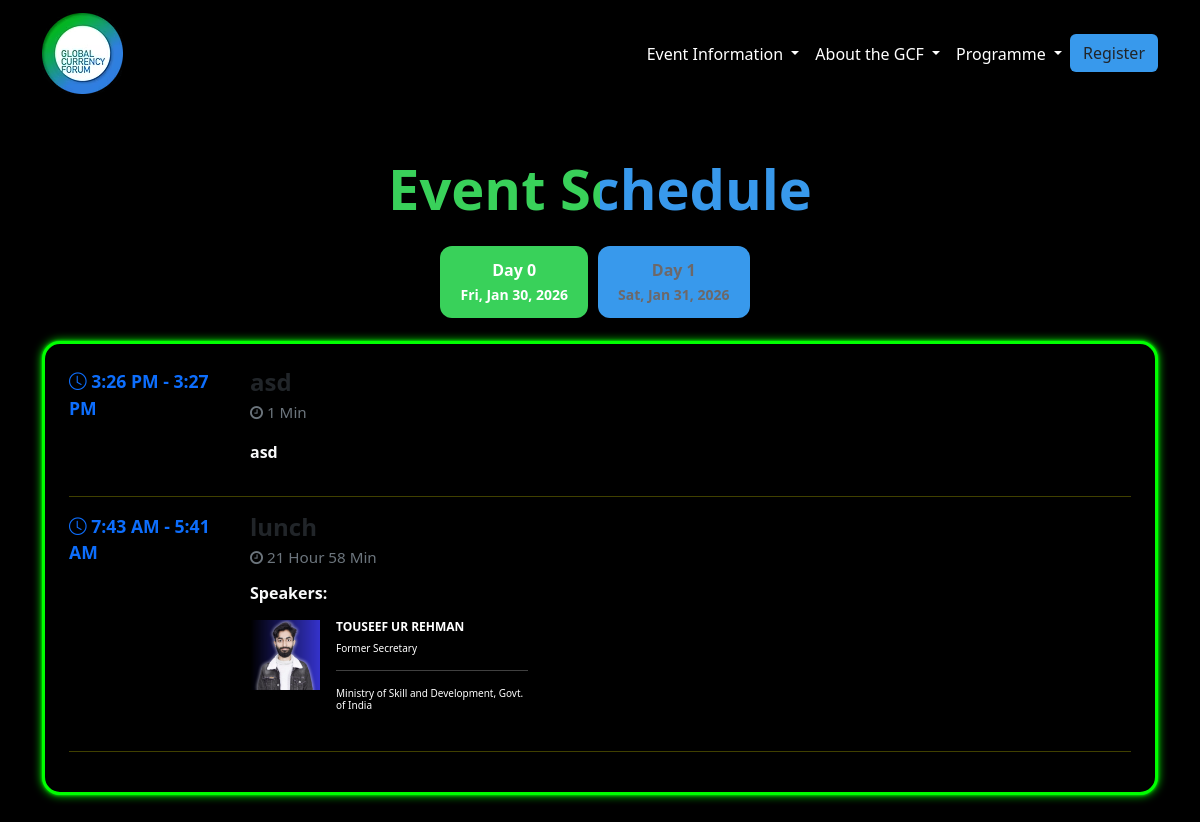
Before: /schedule/ with the older database file.
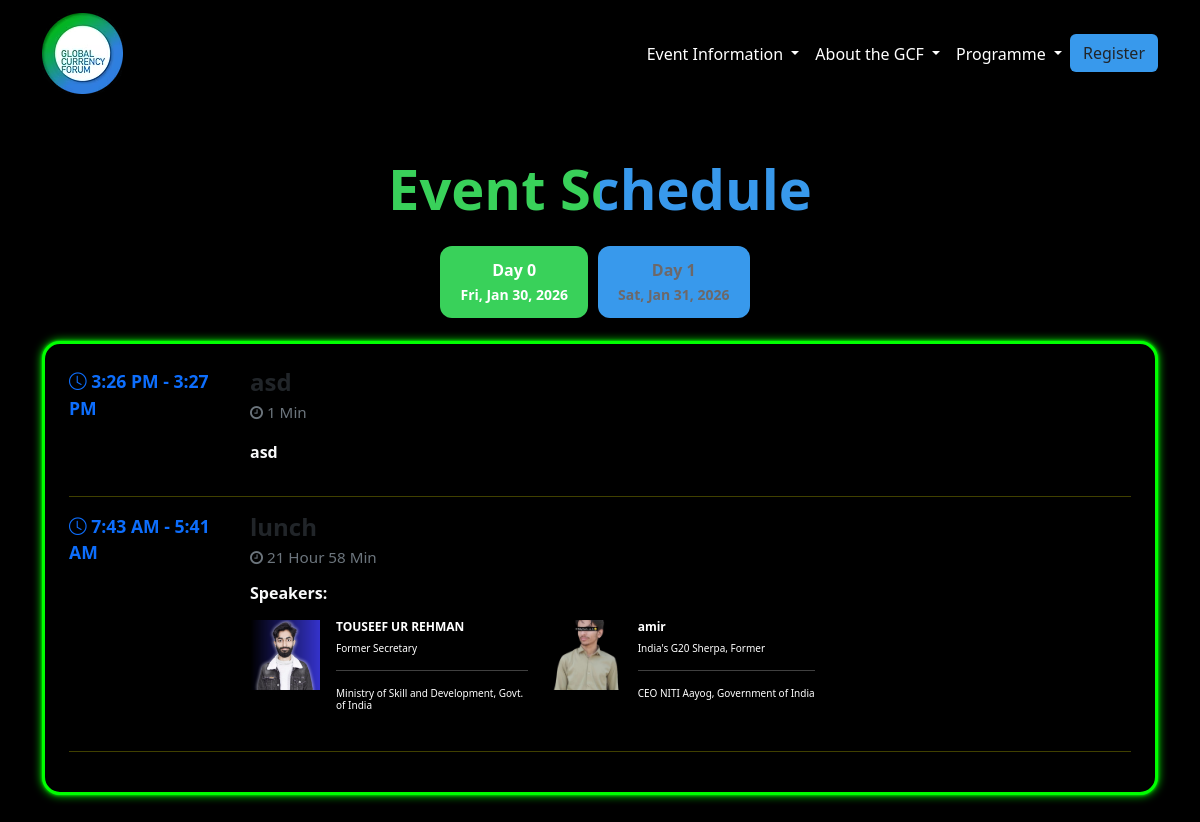
After: the same page with the newer database file.
### events/models.py (models this page shows, shortened)
class EventDay(models.Model):
    title = models.CharField(max_length=100)
    date = models.DateField()

class Event(models.Model):
    day = models.ForeignKey(EventDay, related_name="events", on_delete=models.CASCADE)
    title = models.CharField(max_length=255)
    start_time = models.TimeField()
    end_time = models.TimeField()
    duration = models.CharField(max_length=50, blank=True)  # Auto-calculated
    forum = models.CharField(max_length=255, blank=True)
    speakers = models.ManyToManyField(Speaker, related_name="events", blank=True)

class Speaker(models.Model):
    name = models.CharField(max_length=255)
    designation = models.CharField(max_length=255, blank=True)
    organization = models.CharField(max_length=255, blank=True)
    photo = models.ImageField(upload_to="speakers/", blank=True, null=True)

### events/views.py (the view)
# urls.py: path('schedule/', event_schedule, name='event_schedule'),
def event_schedule(request):
    days = EventDay.objects.prefetch_related('events__speakers').all()
    return render(request, 'events/schedule.html', {'days': days})

### templates/events/schedule.html (shortened to what the changed rows need)
{% load static %}
<!DOCTYPE html>
<html lang="en">
<head>
    <link href="https://cdn.jsdelivr.net/npm/bootstrap@5.3.3/dist/css/bootstrap.min.css" rel="stylesheet">
    <link rel="stylesheet" href="https://cdnjs.cloudflare.com/ajax/libs/font-awesome/4.7.0/css/font-awesome.min.css">
    <link href="https://cdn.jsdelivr.net/npm/bootstrap-icons@1.11.3/font/bootstrap-icons.css" rel="stylesheet">
</head>
<body>
    <div class="container py-5">
        <h2 class="fw-bold mb-4 text-center"
            style="background: linear-gradient(to right, rgb(57, 209, 90) 50%, rgb(56, 153, 236) 50%); -webkit-background-clip: text; -webkit-text-fill-color: transparent; font-size: 56px;">
            Event Schedule
        </h2>
        <ul class="nav nav-tabs justify-content-center mb-4" role="tablist">
            {% for day in days %}
            <li class="nav-item">
                <button class="nav-link {% if forloop.first %}active{% endif %}" data-bs-toggle="tab"
                    data-bs-target="#day{{ day.id }}" type="button">
                    {{ day.title }}<br>
                    <small>{{ day.date|date:"D, M d, Y" }}</small>
                </button>
            </li>
            {% endfor %}
        </ul>
        <div class="tab-content">
            {% for day in days %}
            <div class="tab-pane fade {% if forloop.first %}show active{% endif %}" id="day{{ day.id }}">
                <div class="card schedule-card p-4"
                    style="background-color: #000000; border: #00ff00 3px solid; box-shadow: 0 0 3px #00ff00, 0 0 10px #00ff00;">
                    {% for event in day.events.all %}
                    <div class="row">
                        <div class="col-lg-2 col-md-3 col-sm-3">
                            <div class="time-badge mb-2">
                                <i class="bi bi-clock"></i>
                                {{ event.start_time|time:"g:i A" }} - {{ event.end_time|time:"g:i A" }}
                            </div>
                        </div>
                        <div class="col-lg-10 col-md-9 col-sm-9">
                            <h4 class="fw-bold mb-1">{{ event.title }}</h4>
                            <div class="meta mb-2">
                                <p><i class="fa fa-clock-o"></i> {{ event.duration }}</p>
                            </div>
                            <p class="fw-semibold text-light mb-3">{{ event.forum }}</p>
                            {% if event.speakers.exists %}
                            <h6 class="fw-bold mb-3 text-light">Speakers:</h6>
                            <div class="row">
                                {% for speaker in event.speakers.all %}
                                <div class="col-4 text-center mb-3 d-flex gap-3">
                                    {% if speaker.photo %}
                                    <img src="{{ speaker.photo.url }}" alt="{{ speaker.name }}" class=" mb-2"
                                        style="width:70px; height:70px; object-fit:cover;">
                                    {% else %}
                                    <div class="rounded-circle bg-secondary mb-2" style="width:70px; height:70px;">
                                    </div>
                                    {% endif %}
                                    <div class="" style="color: white;text-align: left;">
                                        <h6 style="font-size: 12px;">
                                            <b>
                                                {{ speaker.name }}
                                            </b>
                                        </h6>
                                        <h6 style="font-size: 10px;">
                                            {% if speaker.designation %}
                                            {{ speaker.designation }}
                                            {% endif %}
                                        </h6>
                                        <hr style="color: white;">
                                        <h6 style="font-size: 10px;">
                                            {% if speaker.organization %}
                                            {{ speaker.organization }}
                                            {% endif %}
                                        </h6>
                                    </div>
                                </div>
                                {% endfor %}
                            </div>
                            {% endif %}
                        </div>
                    </div>
                    <Hr style="color: yellow;">
                    {% endfor %}
                </div>
            </div>
            {% endfor %}
        </div>
    </div>
</body>
</html>

Changed rows visible on the page:
added Speaker: photo (picture), name "amir", designation "India's G20 Sherpa, Former", organization "CEO NITI Aayog, Government of India", shown under Event "lunch"
